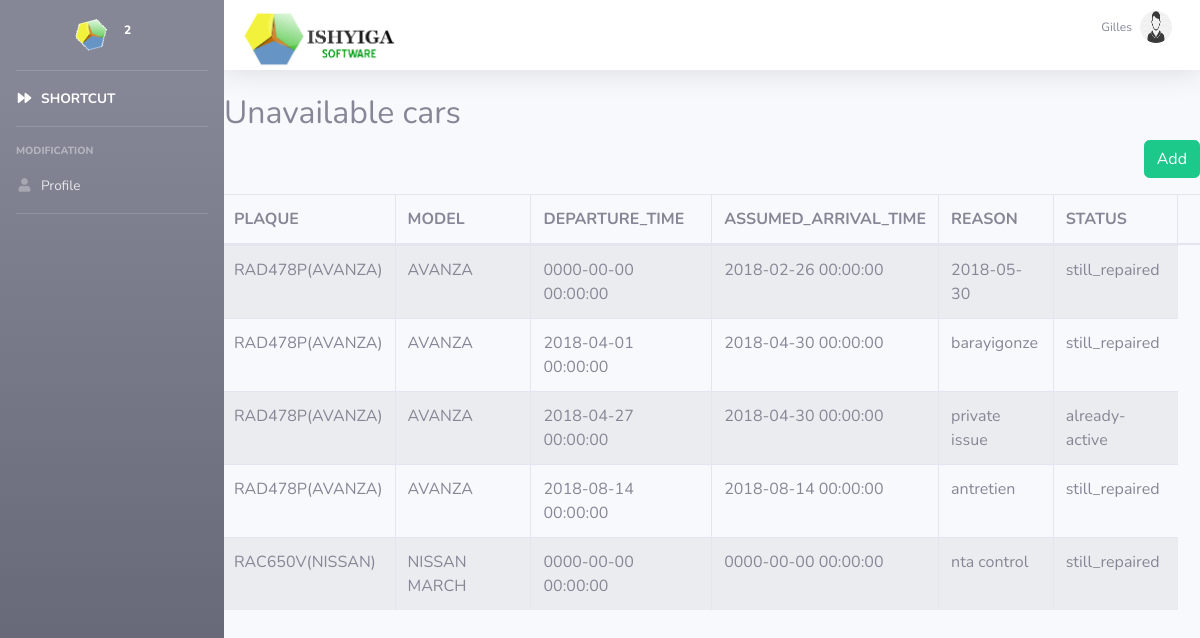
The page /unavailable_car.php (signed in) on the database its author committed.
### tables this page shows
CREATE TABLE `fluid_unavailable_car` (
  `id` int(11) NOT NULL,
  `id_car` int(11) DEFAULT NULL,
  `departure_time` datetime DEFAULT NULL,
  `assumed_arrival_time` datetime DEFAULT NULL,
  `reason` varchar(100) DEFAULT NULL,
  `status` varchar(100) DEFAULT NULL,
  `is_active` tinyint(1) DEFAULT NULL
);

CREATE TABLE `fluid_car` (
  `id` int(100) NOT NULL,
  `id_subcompany` int(100) DEFAULT NULL,
  `plaque` varchar(100) NOT NULL,
  `marque` varchar(100) NOT NULL,
  `insurance_date` date DEFAULT NULL,
  `control_technique_date` date DEFAULT NULL,
  `standard` text NOT NULL,
  `fuel_consumption` int(11) DEFAULT NULL COMMENT 'km/l',
  `id_driver` int(11) DEFAULT NULL,
  `seats` int(11) DEFAULT NULL
);

### unavailable_car.php (the view, shortened to what this page needs)
<?php
include 'include/header.php' ; ?>
<?php include('connexion.php');
?>
</head>
<body id="page-top"  >
<div id="wrapper">
<?php include 'include/navbar.php'; ?>
<div id='content-wrapper' class="d-flex flex-column">
    <?php
    require_once('include/topbon.php');
    ?>
    <div id="page-inner">
        <h2>Unavailable cars</h2>
        <div class="row">
            <div class="col-md-12">
                <a class="btn icon-btn btn-success pull-right" href="#" data-target="#addModal"
                   data-toggle="modal">Add</a>
            </div>
        </div>
        <div class="row" style="padding:10px;">
            <div class="table-responsive">
                <table class="table table-striped table-bordered table-hover display" id="datatable1" cellspacing="0"
                       width="100%">
                    <thead>
                    <tr>
                        <th>PLAQUE</th>
                        <th>MODEL</th>
                        <th>DEPARTURE_TIME</th>
                        <th>ASSUMED_ARRIVAL_TIME</th>
                        <th>REASON</th>
                        <th>STATUS</th>
                        <th></th>
                    </tr>
                    </thead>
                    <body>
                    <?php
                    $sql1 = "SELECT* from fluid_unavailable_car inner join fluid_car on fluid_unavailable_car.id_car=fluid_car.id where id_subcompany=" . $_SESSION["sub_company"];
                    $result1 = mysqli_query($connection, $sql1);
                    if ($result1) {
                        while ($row = mysqli_fetch_array($result1)) {
                            echo(
                                '<tr>' .
                                '<td>' . $row["plaque"] . '</td>' .
                                '<td>' . $row["marque"] . '</td>' .
                                '<td>' . $row["departure_time"] . '</td>' .
                                '<td>' . $row["assumed_arrival_time"] . '</td>' .
                                '<td>' . $row["reason"] . '</td>' .
                                '<td>' . $row["status"] . '</td>' .
                                '</tr>'
                            );
                        }
                    } else {
                        echo "wapi";
                    }
                    ?>
                    </body>
                </table>
            </div>
            </div>
        </div>
    </div>
</div>
<?php include('include/footerui.php'); ?>

### include/header.php (style rules this page uses)
a { color: #4e73df; text-decoration: none; background-color: transparent; }

### rows shown on the page
fluid_unavailable_car: fluid_car.plaque "RAD478P(AVANZA)", fluid_car.marque "AVANZA", departure_time "0000-00-00 00:00:00", assumed_arrival_time "2018-02-26 00:00:00", reason "2018-05-30", status "still_repaired"
fluid_unavailable_car: fluid_car.plaque "RAD478P(AVANZA)", fluid_car.marque "AVANZA", departure_time "2018-04-01 00:00:00", assumed_arrival_time "2018-04-30 00:00:00", reason "barayigonze", status "still_repaired"
fluid_unavailable_car: fluid_car.plaque "RAD478P(AVANZA)", fluid_car.marque "AVANZA", departure_time "2018-04-27 00:00:00", assumed_arrival_time "2018-04-30 00:00:00", reason "private issue", status "already-active"
fluid_unavailable_car: fluid_car.plaque "RAD478P(AVANZA)", fluid_car.marque "AVANZA", departure_time "2018-08-14 00:00:00", assumed_arrival_time "2018-08-14 00:00:00", reason "antretien", status "still_repaired"
fluid_unavailable_car: fluid_car.plaque "RAC650V(NISSAN)", fluid_car.marque "NISSAN MARCH", departure_time "0000-00-00 00:00:00", assumed_arrival_time "0000-00-00 00:00:00", reason "nta control", status "still_repaired"

### other values the page prints
$_SESSION['username'] "Gilles"
